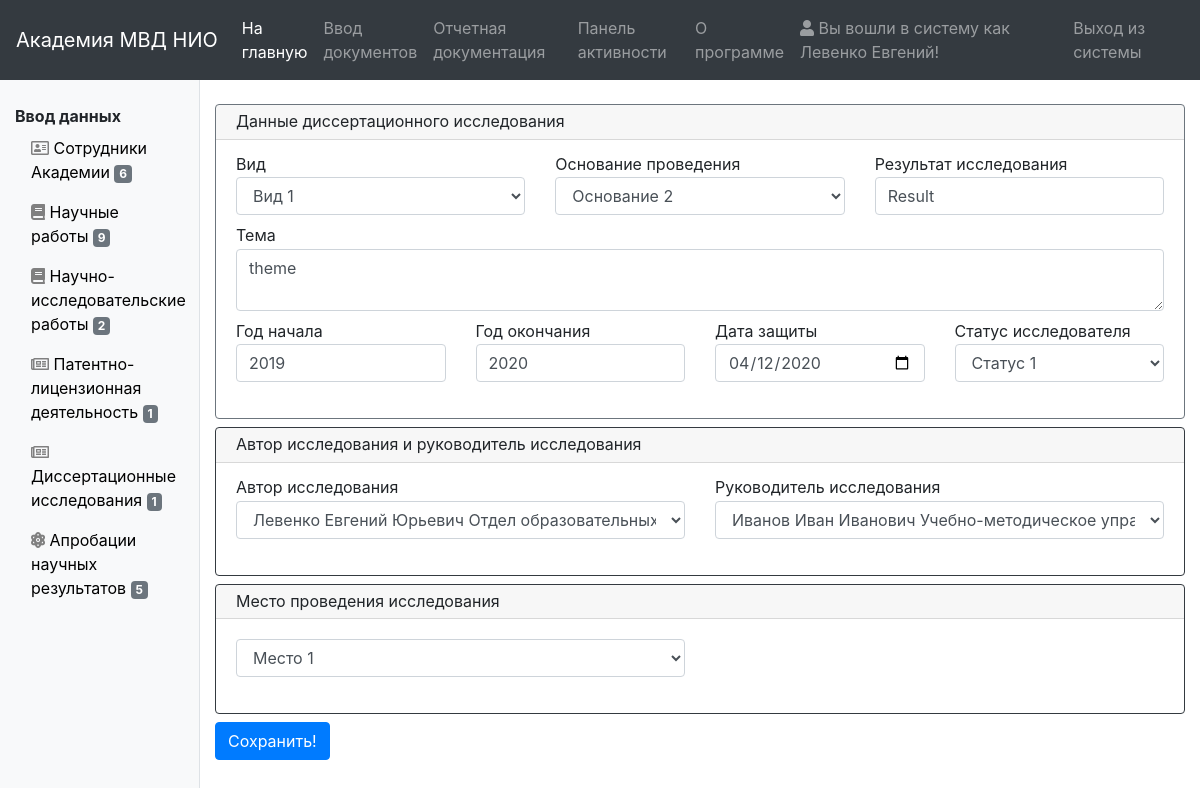
The page /dissertation/update/2/change/ (signed in) on the database as committed earlier.
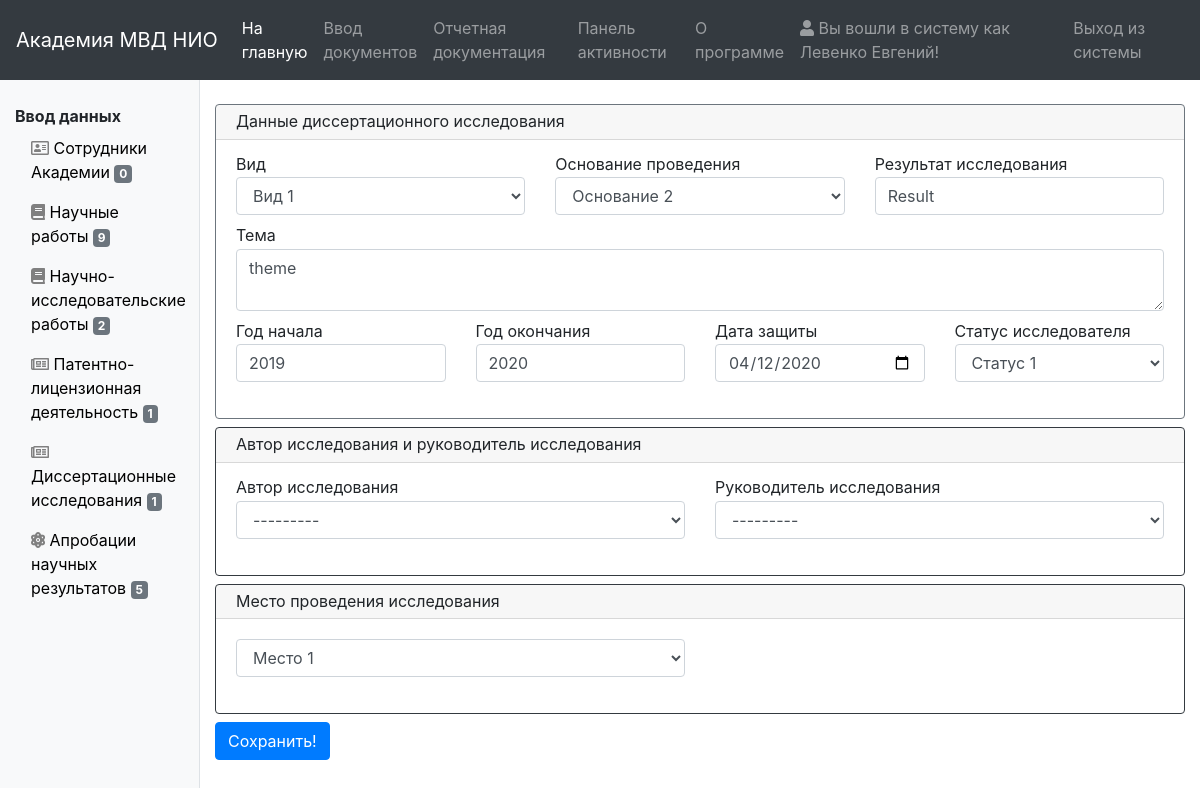
The same page on the database as committed later.
### dissertationresearch/models.py (models this page shows, shortened)
class DissertationResearch(models.Model):
    kind = models.ForeignKey(ResearchKind, on_delete=models.SET_NULL, null=True, verbose_name="Вид исследования")
    status = models.ForeignKey(ResearchStatus, on_delete=models.SET_NULL, null=True, verbose_name="Статус исследователя")
    date_begin = models.IntegerField(verbose_name="Год начала", null=True, blank=True)
    date_end = models.IntegerField(verbose_name="Год окончания", null=True, blank=True)
    date_protect = models.DateField(verbose_name="Дата защиты", null=True, blank=True)
    dissertation_theme = models.TextField(verbose_name="Тема исследования")
    reason = models.ForeignKey(Reason, on_delete=models.SET_NULL, null=True, verbose_name="Основание для проведения исследования")
    result = models.CharField(max_length=255, null=True, blank=True, verbose_name="Результат исследования")
    author = models.ForeignKey(Author, on_delete=models.SET_NULL, related_name="author", null=True, verbose_name="Автор исследования")
    leader = models.ForeignKey(Author, on_delete=models.SET_NULL, related_name="leader", null=True, verbose_name="Научный руководитель")
    leader_subdivision = models.ForeignKey(Subdivision, on_delete=models.SET_NULL, related_name="leader_subdivision", null=True, blank=True,
                                           verbose_name="Подразделение научного руководителя")
    research_place = models.ForeignKey(ResearchPlace, on_delete=models.SET_NULL, null=True, blank=True,
                                       verbose_name="Место проведения исследования")
    research_place_subdivision = models.ForeignKey(Subdivision, on_delete=models.SET_NULL, related_name="research_place_subdivision", null=True, blank=True,
                                                   verbose_name="Подразделение Академии МВД РБ (место проведения)")
    date_added = models.DateTimeField(blank=True, null=True, verbose_name="Дата и время моследнего изменения")
    user_added = models.ForeignKey(User, on_delete=models.SET_NULL, blank=True, null=True,
                                   verbose_name="Кем внесено/изменено")
    class Meta:
        ordering = ('id',)
        verbose_name = 'Диссертационное исследование'
        verbose_name_plural = 'Диссертационные исследования'

### dissertationresearch/views.py (the view)
# urls.py: path('update/<dissertation_research_id>/change/', permission_required('dissertationresearch.change_dissertationresearch')(views.dissertation_research_update), name='update'),
@transaction.atomic
def dissertation_research_update(request, dissertation_research_id):
    if request.method == 'POST':
        obj = get_object_or_404(DissertationResearch, pk=dissertation_research_id)
        form = DissertationResearchForm(request.POST, instance=obj)
        if form.is_valid():
            dissertation = form.save(commit=False)
            dissertation.research_place_subdivision = dissertation.author.subdivision
            dissertation.leader_subdivision = dissertation.leader.subdivision
            dissertation.date_added = datetime.datetime.now()
            dissertation.user_added = request.user
            dissertation.save()
            return HttpResponseRedirect(reverse('dissertation:list'))
        else:
            return render(request, 'dissertationresearch/dissertation_update_form.html', {'form': form})
    else:
        obj = get_object_or_404(DissertationResearch, pk=dissertation_research_id)
        form = DissertationResearchForm(instance=obj)
        return render(request, 'dissertationresearch/dissertation_update_form.html', {'form': form,
                                                                                      'obj': obj,
                                                                                      })

### dissertationresearch/forms.py
class DissertationResearchForm(ModelForm):
    class Meta:
        model = DissertationResearch
        exclude = ['leader_subdivision', 'research_place_subdivision']
        widgets = {
            'date_protect': myDateInput,
        }

### authors/models.py (called while the page is built)
    def __str__(self):
        return self.subdivision_name

    def __str__(self):
        return self.lastname + ' ' + self.firstname + ' ' + self.patronymic + ' ' + str(self.subdivision)

### context_processors/side_panel_context.py (called while the page is built)
def counts(request):
    return {'author_count': Author.objects.all().count(),
            'sciencework_count': Sciencework.objects.all().count(),
            'nir_count': NIR.objects.all().count(),
            'pld_count': PLD.objects.all().count(),
            'dissertation_count': DissertationResearch.objects.all().count(),
            'anr_count': ANR.objects.all().count(),
            }

### dissertationresearch/models.py (called while the page is built)
    def __str__(self):
        return self.kind_name

    def __str__(self):
        return self.status_name

    def __str__(self):
        return self.place

    def __str__(self):
        return self.reason

### dissertationresearch/templates/dissertationresearch/dissertation_update_form.html (shortened to what this page needs)
{% extends "dissertationresearch/dissertation_input_form.html" %}
{% load static %}
{% block form_title %}
    <form class="needs-validation" action="{% url 'dissertation:update' dissertation_research_id=obj.id %}" method="post" novalidate>
{% endblock %}
{% block button %}
    <button type="submit" class="btn btn-primary">Сохранить!</button>
{% endblock %}

### dissertationresearch/templates/dissertationresearch/dissertation_input_form.html (shortened to what this page needs)
{% extends "base_input.html" %}
{% load static %}
{% load widget_tweaks %}
{% block input_form %}
    {% block form_title %}{% endblock %}
<div class="card border-secondary mb-2" style="max-width: 100%; line-height: 0.6;">
    <div class="card-header">Данные диссертационного исследования</div>
    <div class="card-body">
        <div class="row">
            <div class="col-lg-4">
                <div class="form-group">
                    <label>Вид</label>
                    {% render_field form.kind class+="form-control" %}
                </div>
            </div>
            <div class="col-lg-4">
                <div class="form-group">
                    <label>Основание проведения</label>
                    {% render_field form.reason class+="form-control" %}
                </div>
            </div>
            <div class="col-lg-4">
                <div class="form-group">
                    <label>Результат исследования</label>
                    {% render_field form.result class+="form-control" %}
                </div>
            </div>
        </div>
        <div class="row">
            <div class="col-md-12">
                <div class="form-group">
                    <label>Тема</label>&nbsp;
                    {% render_field form.dissertation_theme class+="form-control" rows="2" %}
                </div>
            </div>
        </div>
        <div class="row">
            <div class="col-md-3">
                <div class="form-group">
                    <label>Год начала</label>
                    {% render_field form.date_begin class+="form-control" %}
                </div>
            </div>
            <div class="col-md-3">
                <div class="form-group">
                    <label>Год окончания</label>
                    {% render_field form.date_end class+="form-control" %}
                </div>
            </div>
            <div class="col-md-3">
                <div class="form-group">
                    <label>Дата защиты</label>
                    {% render_field form.date_protect class+="form-control" %}
                </div>
            </div>
            <div class="col-md-3">
                <div class="form-group">
                    <label>Статус исследователя</label>
                    {% render_field form.status class+="form-control" %}
                </div>
            </div>
        </div>
    </div>
</div>
<div class="card border-dark mb-2" style="max-width: 100%; line-height: 0.6;">
    <div class="card-header" id="withselect">Автор исследования и руководитель исследования</div>
    <div class="card-body" id="cardbodyforlistauthors">
        <div class="row">
            <div class="col-lg-6">
                <div class="form-group">
                    <label>Автор исследования</label>
                    {% render_field form.author class+="form-control select2_class" %}
                </div>
            </div>
            <div class="col-lg-6">
                <div class="form-group">
                    <label>Руководитель исследования</label>
                    {% render_field form.leader class+="form-control select2_class" %}
                </div>
            </div>
        </div>
    </div>
</div>
<div class="card border-dark mb-2" style="max-width: 100%; line-height: 0.6;">
    <div class="card-header" id="withselect">Место проведения исследования</div>
    <div class="card-body" id="cardbodyforlistauthors">
        <div class="row">
            <div class="col-md-6">
                <div class="form-group">
                    {% render_field form.research_place class+="form-control select2_class" %}
                </div>
            </div>
        </div>
    </div>
</div>
{% block button %}{% endblock %}
</form>
{% endblock %}

Rows that differ between the two databases and show on the page:
changed DissertationResearch "Вид 1": author "Левенко Евгений Юрьевич Отдел образовательных информационных технологий" → "---------"; leader "Иванов Иван Иванович Учебно-методическое управление" → "---------"
Other text that changed with them:
{{ author_count }}: "6" → "0"
